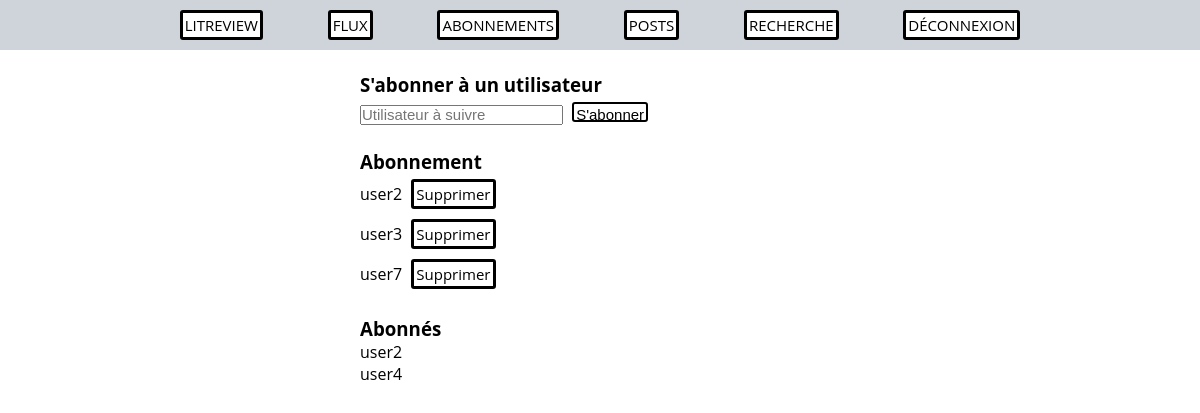
The app's page /users/create_followup/ (signed in), older data.
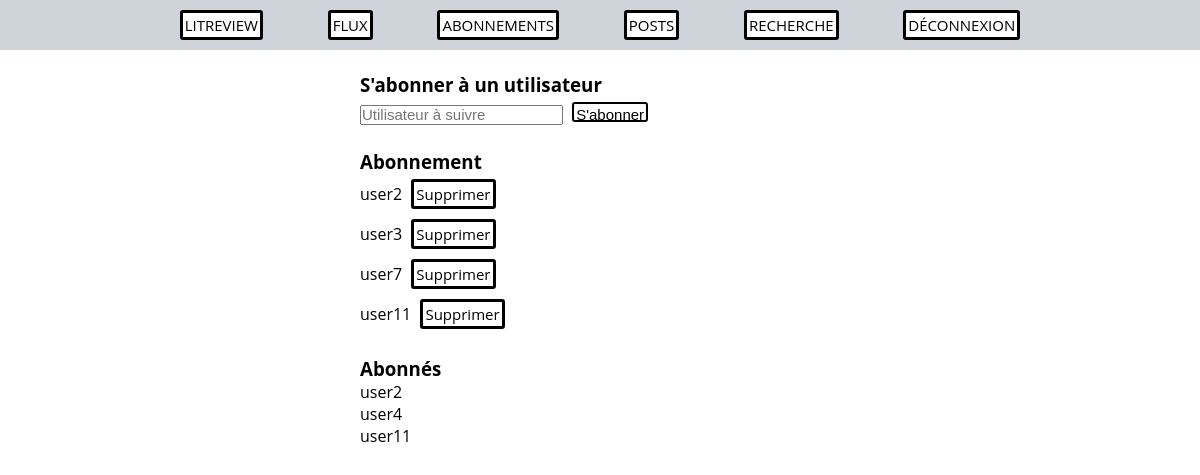
The same page, newer data.
### users/models.py (models this page shows)
class UserFollows(models.Model):
    user = models.ForeignKey(to=settings.AUTH_USER_MODEL, on_delete=models.CASCADE, related_name="following")
    followed_user = models.ForeignKey(
        to=settings.AUTH_USER_MODEL, on_delete=models.CASCADE, related_name="followed_by")
    class Meta:
        unique_together = ('user', 'followed_user')

### users/views.py (the view, shortened to what this page needs)
# urls.py: path("create_followup/", login_required(UserFollowsCreateView.as_view()), name="create_followup"),
class UserFollowsCreateView(LoginRequiredMixin, CreateView):
	model = UserFollows
	template_name = "create_followup.html"
	form_class = UserFollowsForm
	success_url = reverse_lazy("create_followup")
	def get_form_kwargs(self):
		kwargs = super().get_form_kwargs()
		kwargs["user"] = self.request.user
		return kwargs
	def get_context_data(self, **kwargs):
		context = super(UserFollowsCreateView, self).get_context_data(**kwargs)
		followups = UserFollows.objects.filter(user=self.request.user)
		context["followups"] = followups
		followers = UserFollows.objects.filter(followed_user=self.request.user)
		context["followers"] = followers
		return context

### users/forms.py (shortened to what this page needs)
class UserFollowsForm(ModelForm):
	followed_user = CharField(required=True)
	class Meta:
		model = UserFollows
		fields = ["followed_user"]
	def __init__(self, user, *args, **kwargs):
		super().__init__(*args, **kwargs)
		self.fields['followed_user'].widget.attrs['placeholder'] = "Utilisateur à suivre"
		self.fields['followed_user'].label = ""
		self.user = user

### users/templates/create_followup.html (shortened to what this page needs)
{% extends "base.html" %}
{% block content %}
    <div id="followup">
        <br>
        <h3>S'abonner à un utilisateur</h3>
        <form method="POST" enctype="multipart/form-data">
            {{ form.followed_user }}
            <input type="submit" value="S'abonner">
        </form>
        <br>
        {% if followups %}
            <h3>Abonnement</h3>
            {% for user in followups %}
                <p>   {{ user.followed_user }}
                <a href="{% url 'delete_followup' id=user.id %}">Supprimer</a>
                </p>
                {% endfor %}
        {% endif %}
        <br>
        {% if followers %}
            <h3>Abonnés</h3>
            {% for user in followers %}
                        <p> {{ user.user }} </p>
            {% endfor %}
        {% endif %}
    </div>
{% endblock %}

Row changes from the older to the newer data that the page shows:
added UserFollows: followed_user "user11", shown under "Abonnement"
added UserFollows: user "user11", shown under "Abonnés"
